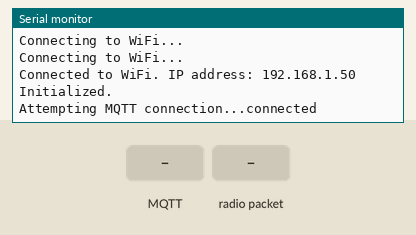
Simulated run of this sketch. Board: ESP32. Shown: the last lines printed to the serial monitor. The inputs (shaded band) are chosen by the test bench. WiFi joins after 1.5 s; servers stay silent unless stated; no MQTT or app messages arrive unless stated.

Above: at 3.2 s.
3.3 s: MQTT message "on" arrives on the first subscribed topic
At 4.6 s:
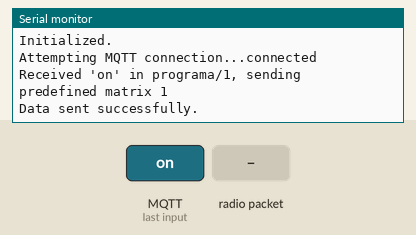
4.9 s: radio packet "programa/1" arrives
At 6.1 s:
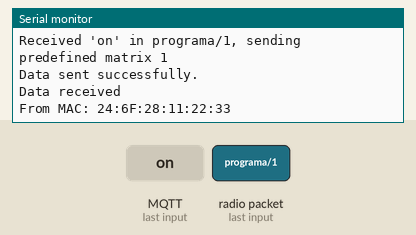
6.4 s: MQTT message "programa/1" arrives on the third subscribed topic
At 7.2 s:
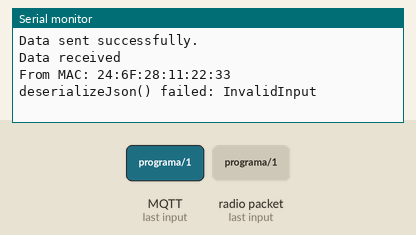
7.9 s: MQTT message "1" arrives on the third subscribed topic
At 8.6 s:
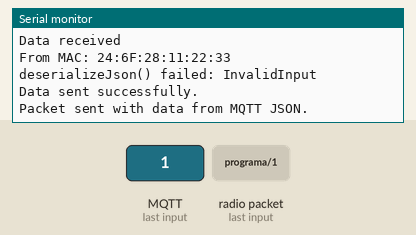

The sketch:

riego_master_programa.ino
```cpp
#include <WiFi.h>
#include <esp_now.h>
#include <PubSubClient.h>  // Biblioteca MQTT
#include <ArduinoJson.h>    // Biblioteca para JSON

#define MY_NAME         "CONTROLLER_NODE"
#define WIFI_CHANNEL    8
#define MAX_TEXT_LENGTH 250  // Longitud máxima del mensaje de texto
#define MATRIX_SIZE     10   // Número de filas de las matrices predefinidas
#define MAX_RETRIES     5    // Número máximo de intentos para enviar

uint8_t receiverAddress[] = {0xE8, 0xDB, 0x84, 0xDE, 0xF3, 0xC2};  // MAC del esclavo para ESP32

// Credenciales Wi-Fi
const char* ssid = "Casaa";
const char* password = "5t0$NRN~Th\"B5t[}u'zg4lKlj70mQ<";

// Configuración del broker MQTT
const char* mqttServer = "192.168.0.50";
const int mqttPort = 1883;
const char* mqttUser = "casa";
const char* mqttPassword = "leonkirazeus";

WiFiClient espClient;
PubSubClient client(espClient);

// Variable para almacenar el estado de transmisión
volatile bool transmissionSuccess = false;

// Estructura para el paquete de matriz
struct __attribute__((packed)) matrixPacket {
  int day[MATRIX_SIZE];   // Día (1-7)
  int hour[MATRIX_SIZE];  // Hora (1-24)
  float time[MATRIX_SIZE]; // Tiempo (1, 0.5, etc.)
  int zone[MATRIX_SIZE];   // Zona (1-5)
};

// Estructura para el paquete de control de relay
// Esta estructura fue agregada para definir un paquete específico para los comandos de control de los relays
struct __attribute__((packed)) relayPacket {
  char command[20];  // Comando para el relay (ej: "relay1_on")
};

// Función para definir matrices predefinidas
void defineMatrix(matrixPacket *packet, int matrixChoice) {
  if (matrixChoice == 1) {
    int predefinedDays[MATRIX_SIZE] = {0, 2, 3, 4, 5, 6, 5, 0, 2, 3}; // 0 lunes, domingo 6
    int predefinedHours[MATRIX_SIZE] = {10, 11, 12, 13, 14, 15, 16, 17, 18, 19};
    float predefinedTimes[MATRIX_SIZE] = {1, 0.75, 0.5, 0.25, 1, 0.75, 0.5, 0.25, 1, 0.75};
    int predefinedZones[MATRIX_SIZE] = {1, 2, 3, 4, 5, 1, 2, 3, 4, 5};

    for (int i = 0; i < MATRIX_SIZE; i++) {
      packet->day[i] = predefinedDays[i];
      packet->hour[i] = predefinedHours[i];
      packet->time[i] = predefinedTimes[i];
      packet->zone[i] = predefinedZones[i];
    }
  } else if (matrixChoice == 2) {
    int predefinedDays[MATRIX_SIZE] = {1, 1, 0, 0, 3, 2, 1, 5, 6, 5};
    int predefinedHours[MATRIX_SIZE] = {20, 21, 22, 23, 1, 2, 3, 4, 5, 6};
    float predefinedTimes[MATRIX_SIZE] = {0.25, 0.5, 0.75, 1, 1, 0.75, 0.5, 0.25, 1, 0.75};
    int predefinedZones[MATRIX_SIZE] = {5, 4, 3, 2, 1, 5, 4, 3, 2, 1};

    for (int i = 0; i < MATRIX_SIZE; i++) {
      packet->day[i] = predefinedDays[i];
      packet->hour[i] = predefinedHours[i];
      packet->time[i] = predefinedTimes[i];
      packet->zone[i] = predefinedZones[i];
    }
  } else {
    Serial.println("Error: No se seleccionó una matriz válida.");
  }
}

// Función para enviar matriz con reintentos
void sendMatrix(matrixPacket packet) {
  int attempt = 0;
  transmissionSuccess = false;

  // Intentar enviar hasta 5 veces
  while (attempt < MAX_RETRIES && !transmissionSuccess) {
    esp_now_send(receiverAddress, (uint8_t *)&packet, sizeof(packet));
    delay(100 + attempt * 100);  // Espera creciente para el callback de transmisión
    attempt++;
  }

  if (transmissionSuccess) {
    Serial.println("Data sent successfully.");
    // Publicar en MQTT en caso de éxito
    client.publish("debug/programa", "Programa enviado exitosamente.");
  } else {
    Serial.println("Error al enviar el programa despues de 5 intentos.");
    // Publicar en MQTT en caso de fallo
    client.publish("debug/programa", "Error al enviar el programa despues de 5 intentos.");
  }
}

// Función para enviar comando de relay
void sendRelayCommand(const char* command) {
  relayPacket packet;
  if (strlen(command) >= sizeof(packet.command)) {
    Serial.println("Error: Command too long to send.");
    return;
  }
  strncpy(packet.command, command, sizeof(packet.command) - 1);
  packet.command[sizeof(packet.command) - 1] = '\0';

  int attempt = 0;
  transmissionSuccess = false;

  // Intentar enviar hasta 5 veces
  while (attempt < MAX_RETRIES && !transmissionSuccess) {
    esp_now_send(receiverAddress, (uint8_t *)&packet, sizeof(packet));
    delay(100 + attempt * 100);  // Espera creciente para el callback de transmisión
    attempt++;
  }

  if (transmissionSuccess) {
    Serial.println("Relay command sent successfully.");
    // Publicar en MQTT en caso de éxito
    client.publish("debug/relay", "Comando de relay enviado exitosamente.");
  } else {
    Serial.println("Error al enviar el comando de relay despues de 5 intentos.");
    // Publicar en MQTT en caso de fallo
    client.publish("debug/relay", "Error al enviar el comando de relay despues de 5 intentos.");
  }
}

// Callback de transmisión
void transmissionComplete(const uint8_t *receiver_mac, esp_now_send_status_t transmissionStatus) {
  if (transmissionStatus == ESP_NOW_SEND_SUCCESS) {
    transmissionSuccess = true;
  } else {
    transmissionSuccess = false;
    Serial.println("Transmission failed, retrying...");
  }
}

// Función para enviar matrices predefinidas
void sendPredefinedMatrix(int matrixChoice) {
  matrixPacket packet;
  defineMatrix(&packet, matrixChoice);  // Define la matriz según la opción elegida
  sendMatrix(packet);
}

// Callback de recepción de datos ESP-NOW
void dataReceived(const esp_now_recv_info_t *info, const uint8_t *data, int dataLength) {
  Serial.println("Data received");
  Serial.print("From MAC: ");
  for (int i = 0; i < 6; i++) {
    Serial.print(info->src_addr[i], HEX);
    if (i < 5) Serial.print(":");
  }
  Serial.println();
}

// Función para reconectar al broker MQTT
void reconnectMQTT() {
  while (!client.connected()) {
    Serial.print("Attempting MQTT connection...");
    if (client.connect("ESP32Client", mqttUser, mqttPassword)) {
      Serial.println("connected");
      client.subscribe("programa/1");
      client.subscribe("programa/2");
      client.subscribe("programa/3");
      // Suscribirse al tópico para control de relays
      client.subscribe("control/rele");
    } else {
      Serial.print("failed, rc=");
      Serial.print(client.state());
      Serial.println(" try again in 5 seconds");
      delay(5000);
    }
  }
}

// Función callback para recibir mensajes MQTT
void mqttCallback(char* topic, byte* message, unsigned int length) {
  String messageTemp;
  for (int i = 0; i < length; i++) {
    messageTemp += (char)message[i];
  }

  if (String(topic) == "programa/1" && messageTemp == "on") {
    Serial.println("Received 'on' in programa/1, sending predefined matrix 1");
    sendPredefinedMatrix(1);
  }
  else if (String(topic) == "programa/2" && messageTemp == "on") {
    Serial.println("Received 'on' in programa/2, sending predefined matrix 2");
    sendPredefinedMatrix(2);
  }
  else if (String(topic) == "programa/3") {
    StaticJsonDocument<512> doc;  // Ajusta el tamaño para el contenido esperado
    DeserializationError error = deserializeJson(doc, messageTemp);
    if (error == DeserializationError::NoMemory) {
      Serial.println("deserializeJson() failed due to insufficient memory. Please increase buffer size.");
      return;
    }

    if (error) {
      Serial.print(F("deserializeJson() failed: "));
      Serial.println(error.f_str());
      return;
    }

    matrixPacket packet;
    for (int i = 0; i < MATRIX_SIZE && i < doc["day"].size(); i++) {
      packet.day[i] = doc["day"][i];
      packet.hour[i] = doc["hour"][i];
      packet.time[i] = doc["time"][i];
      packet.zone[i] = doc["zone"][i];
    }

    sendMatrix(packet);  // Enviar la matriz con datos dinámicos usando ESP-NOW
    Serial.println("Packet sent with data from MQTT JSON.");
  }
  else if (String(topic) == "control/rele") {
    Serial.print("Received relay command: ");
    Serial.println(messageTemp);
    sendRelayCommand(messageTemp.c_str());  // Enviar el comando del relay usando ESP-NOW
  }
}

void setup() {
  Serial.begin(115200);
  Serial.print("Initializing...");
  Serial.println(MY_NAME);

  // Configurar WiFi
  WiFi.begin(ssid, password);
  int wifiAttempts = 0;
  while (WiFi.status() != WL_CONNECTED && wifiAttempts < 10) {
    delay(1000);
    Serial.println("Connecting to WiFi...");
    wifiAttempts++;
  }
  if (WiFi.status() != WL_CONNECTED) {
    Serial.println("Failed to connect to WiFi after 10 attempts.");
    return;
  }
  Serial.print("Connected to WiFi. IP address: ");
  Serial.println(WiFi.localIP());

  WiFi.mode(WIFI_STA);

  // Configurar ESP-NOW
  if (esp_now_init() != ESP_OK) {
    Serial.println("ESP-NOW initialization failed");
    return;
  }
  esp_now_register_send_cb(transmissionComplete);
  esp_now_peer_info_t peerInfo;
  memcpy(peerInfo.peer_addr, receiverAddress, 6);
  peerInfo.channel = WIFI_CHANNEL;
  peerInfo.encrypt = false;

  if (esp_now_add_peer(&peerInfo) != ESP_OK) {
    Serial.println("Failed to add peer");
    return;
  }
  esp_now_register_recv_cb(dataReceived);

  // Configurar MQTT
  client.setServer(mqttServer, mqttPort);
  client.setCallback(mqttCallback);

  Serial.println("Initialized.");
}

void loop() {
  if (!client.connected()) {
    reconnectMQTT();
  }
  client.loop();
  delay(100);
}

  
```

Measured:
- after the input at 3.3 s, the serial monitor: prints a new line after 0.06 s (image 1)
- after the input at 4.9 s, the serial monitor: prints a new line at once (image 2)
- after the input at 6.4 s, the serial monitor: prints a new line after 0.07 s (image 3)
- after the input at 7.9 s, the serial monitor: prints a new line after 0.17 s (image 4)
